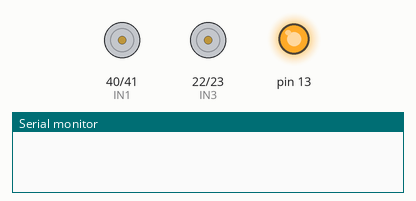
This sketch was run on a simulated Arduino Mega 2560, built with avr-gcc and run on an emulated ATmega2560. On the bench: motor-driver pin pairs drawn as motors (green arrow = first pin HIGH = forward, orange = second pin HIGH = backward, longer = more drive, scaled by the enable pin), output pins drawn as LEDs (lit = HIGH), the last lines printed to the serial monitor.

Above: at 0.1 s.
At 1.0 s:
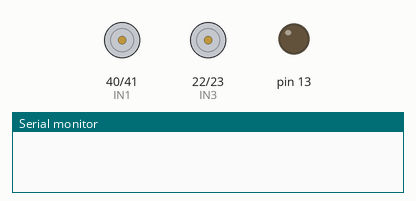
At 1.9 s:
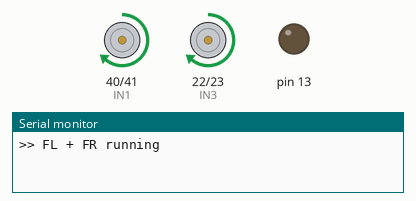
Timing chart, 0 to 3.4 s (numbered marks = the images above):
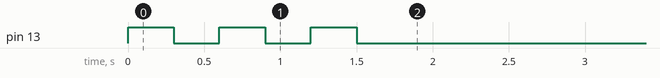

The sketch:

Test_Front_Both.ino
```cpp
/*
 * Test FL + FR running together with LED
 * FL: ENA=Pin 8, IN1=Pin 40, IN2=Pin 41 (L298N #1 Ch A)
 * FR: ENB=Pin 2, IN3=Pin 22, IN4=Pin 23 (L298N #1 Ch B)
 */

// FL
#define ENA  8
#define IN1  40
#define IN2  41

// FR
#define ENB  2
#define IN3  22
#define IN4  23

void setup() {
  Serial.begin(115200);
  pinMode(ENA, OUTPUT);
  pinMode(IN1, OUTPUT);
  pinMode(IN2, OUTPUT);
  pinMode(ENB, OUTPUT);
  pinMode(IN3, OUTPUT);
  pinMode(IN4, OUTPUT);
  pinMode(13, OUTPUT);

  for (int i = 0; i < 3; i++) {
    digitalWrite(13, HIGH); delay(300);
    digitalWrite(13, LOW);  delay(300);
  }

  // FL forward
  digitalWrite(IN1, HIGH);
  digitalWrite(IN2, LOW);
  analogWrite(ENA, 180);

  // FR forward
  digitalWrite(IN3, HIGH);
  digitalWrite(IN4, LOW);
  analogWrite(ENB, 180);

  Serial.println(">> FL + FR running");
}

void loop() {
}
```
